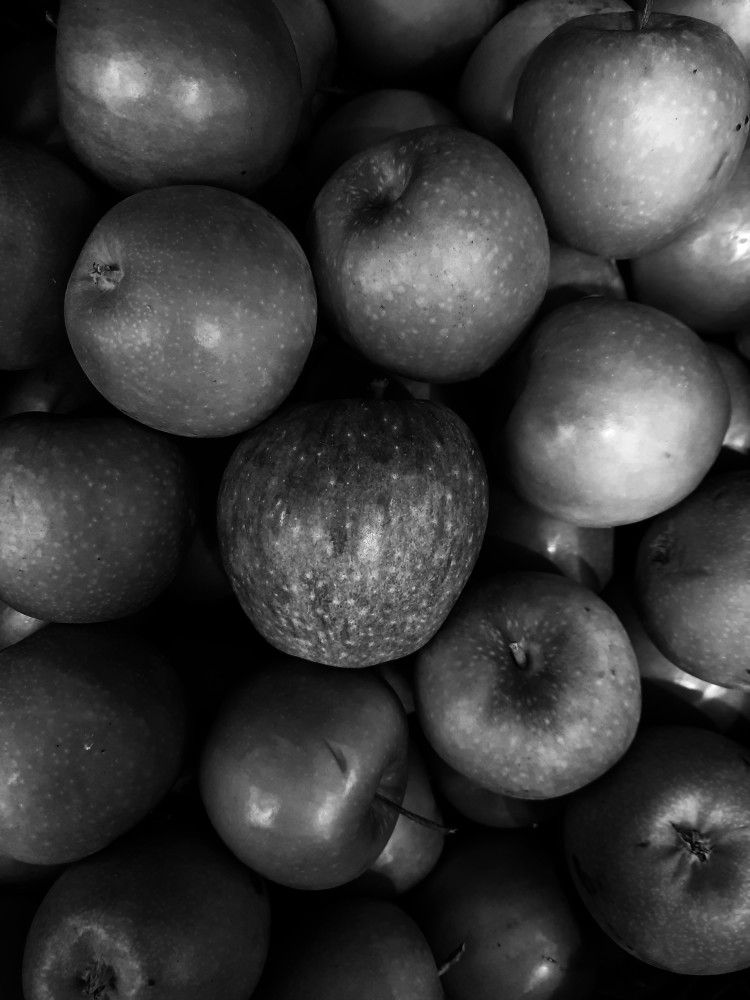
#> input picture task1/sar_1_gray.jpg, 750 x 1000 px
$ jupyter execute NoteBook.ipynb
#> lines starting #> are read from the running program, lines starting #| are printed output that depends on the picture; after the words box and inside, x2 and y2 are one past the last pixel; in counts of white or black regions, pixels touching at a corner belong together
[cell 1]
#1
import numpy as np
import cv2
import matplotlib.pyplot as plt
from skimage.metrics import structural_similarity, mean_squared_error

img = cv2.imread('sar_1_gray.jpg', cv2.IMREAD_GRAYSCALE)
#> img is the input picture: shape (1000, 750); min 0, max 255, mean 57.9
hist = cv2.calcHist([img], [0], None, [256], (0, 256))
#> hist = 256 values, max 26266 at index 1, min 11 at index 250, mean 2929.7

#гистограмма
fig, ax = plt.subplots(1, 2, figsize=(12, 4))
ax[0].imshow(img, cmap='gray'); ax[0].set_title('Исходное'); ax[0].axis('off')
ax[1].plot(hist, color='black'); ax[1].set_title('Гистограмма')
plt.show()
#> figure, not shown here; panel 2: curve peaks at x = 1, y = 26266

[cell 2]
#реализуйте алгоритм гамма коррекции с параметром гамма <1, >1.
def gamma_correction(image, gamma):
    return np.uint8(np.power(image / 255.0, gamma) * 255)

img_low  = gamma_correction(img, 0.7)   # γ < 1
img_high = gamma_correction(img, 1.8)   # γ > 1
#> call 2 of gamma_correction, with gamma = 1.8
#> in gamma_correction (call 2), `return np.uint8(np.power(image / 255.0, gamma) * 255)`:
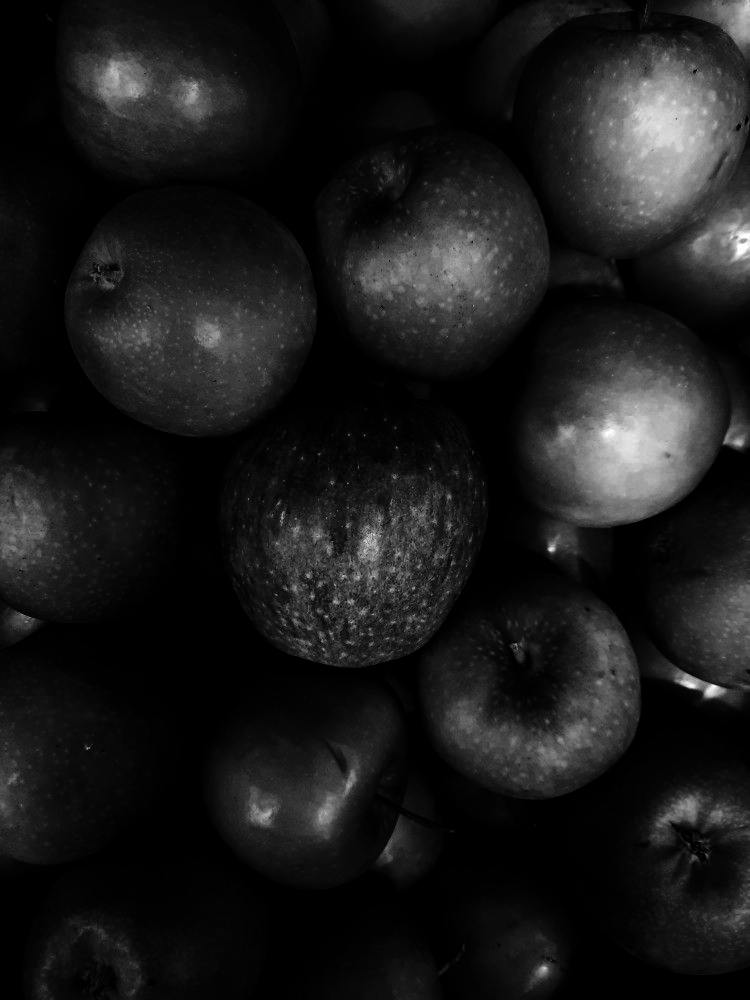
#> returned value: shape (1000, 750); min 0, max 255, mean 26.3

fig, ax = plt.subplots(1, 3, figsize=(15, 5))
ax[0].imshow(img, cmap='gray');      ax[0].set_title('Оригинал')
ax[1].imshow(img_low, cmap='gray');  ax[1].set_title('γ < 1 (0.7)')
ax[2].imshow(img_high, cmap='gray'); ax[2].set_title('γ > 1 (1.8)')
for a in ax: a.axis('off')
plt.show()
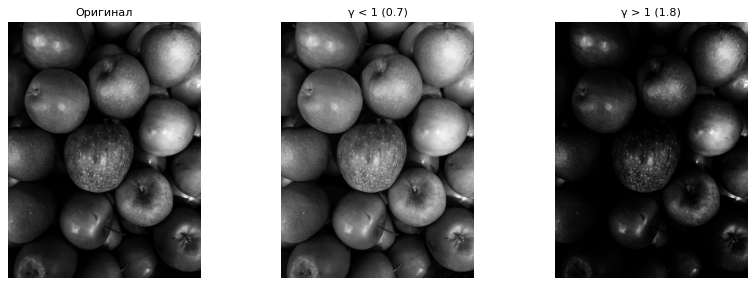
#> figure drawn by matplotlib, 3 panels

[cell 3]
#Сравните исходное изображение, скорректированное при помощи гамма-фильтра. MSE, SSIM.
for name, im in [('γ < 1', img_low), ('γ > 1', img_high)]:
    s, _ = structural_similarity(img, im, full=True)
    m = mean_squared_error(img, im)
    print(f"{name}: SSIM = {s:.3f}, MSE = {m:.3f}")
#> this loop made 2 passes
#> (name, s, m) on passes 1 to 2: ('γ < 1', 0.836, 684.1), ('γ > 1', 0.52, 1313.9)
#| γ < 1: SSIM = 0.836, MSE = 684.147
#| γ > 1: SSIM = 0.520, MSE = 1313.879

[cell 4]
#реализуйте алгоритм статистической цветокоррекции на основе статистики eq_gray.
def stat_correction(image, reference):
    mu_s, sd_s = image.mean(), image.std()
    mu_r, sd_r = reference.mean(), reference.std()
    return np.clip((image - mu_s) * (sd_r / sd_s) + mu_r, 0, 255).astype(np.uint8)

eq_gray = cv2.equalizeHist(img)
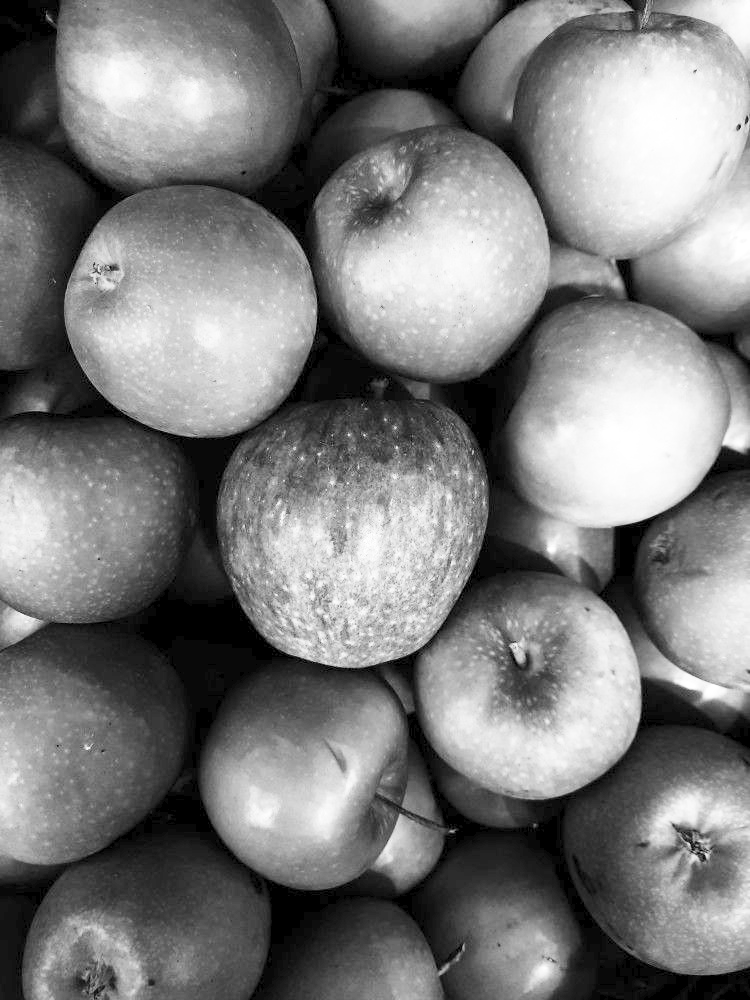
#> eq_gray: shape (1000, 750); min 0, max 255, mean 124.5
img_stat = stat_correction(img, eq_gray)
#> in stat_correction, `mu_s, sd_s = image.mean(), image.std()`: mu_s = 57.91; sd_s = 49.49
#> in stat_correction, `mu_r, sd_r = reference.mean(), reference.std()`: mu_r = 124.5; sd_r = 75.27
#> in stat_correction, `return np.clip((image - mu_s) * (sd_r / sd_s) + mu_r, 0, 255).astype(n..`:
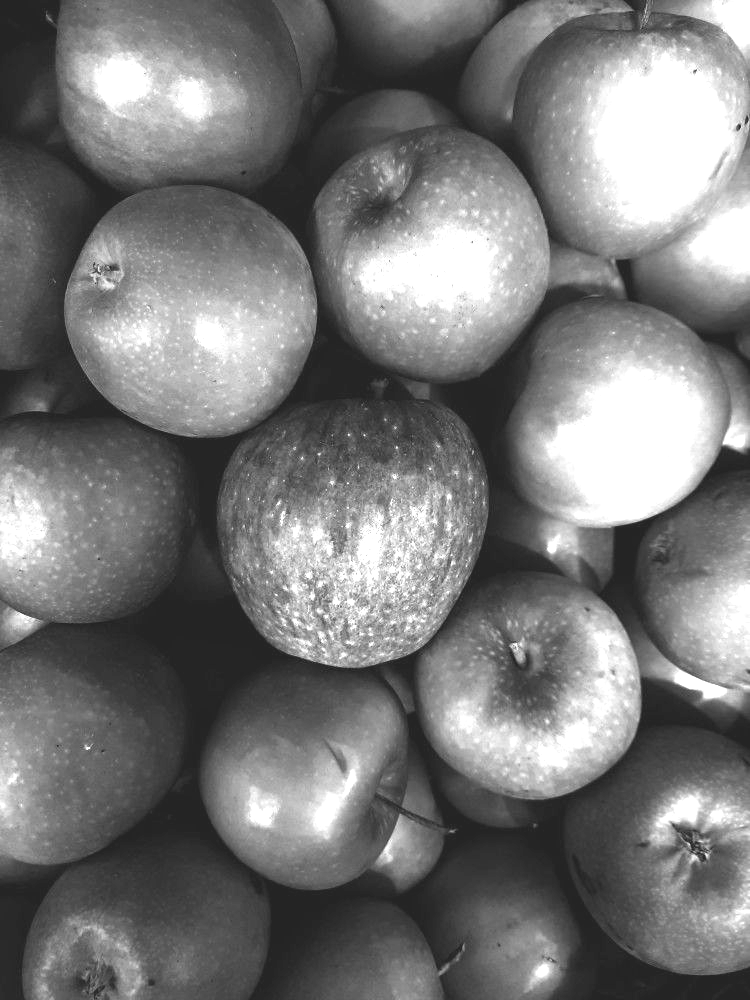
#> returned value: shape (1000, 750); min 36, max 255, mean 120.4

s, _ = structural_similarity(img, img_stat, full=True)
#> s = 0.595
m = mean_squared_error(img, img_stat)
#> m = 4327
print(f"Стат. коррекция: SSIM = {s:.3f}, MSE = {m:.3f}")
#| Стат. коррекция: SSIM = 0.595, MSE = 4327.015

fig, ax = plt.subplots(1, 3, figsize=(15, 5))
ax[0].imshow(img, cmap='gray');      ax[0].set_title('Оригинал')
ax[1].imshow(img_stat, cmap='gray'); ax[1].set_title('Стат. коррекция')
ax[2].imshow(eq_gray, cmap='gray');  ax[2].set_title('eq_gray')
for a in ax: a.axis('off')
plt.show()

[cell 5]
t = 100
modes = [(cv2.THRESH_BINARY,'BINARY'), (cv2.THRESH_BINARY_INV,'BINARY_INV'),
         (cv2.THRESH_TRUNC,'TRUNC'), (cv2.THRESH_TOZERO,'TOZERO'),
         (cv2.THRESH_TOZERO_INV,'TOZERO_INV')]

fig, axes = plt.subplots(1, 5, figsize=(20, 4))
for ax, (mode, name) in zip(axes, modes):
    _, res = cv2.threshold(img, t, 255, mode)
    ax.imshow(res, cmap='gray')
    ax.set_title(name, fontsize=10)
    ax.axis('off')
#> this loop made 5 passes
#> pass 1, `_, res = cv2.threshold(img, t, 255, mode)`:
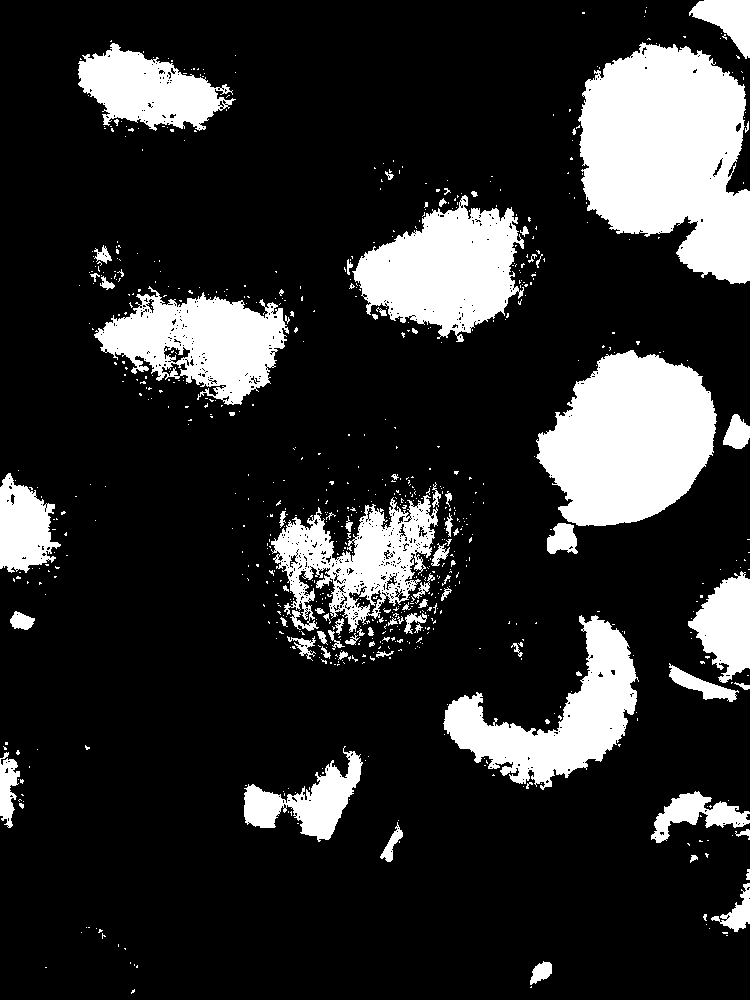
#> res: shape (1000, 750); 18.4% white; 769 white regions (688 under 20 px), largest, box (x1, y1, x2, y2) and area: (578, 42, 750, 284) 29701, (536, 350, 717, 526) 22499, (352, 195, 524, 342) 14805
plt.tight_layout(); plt.show()
#> after `plt.tight_layout()`:
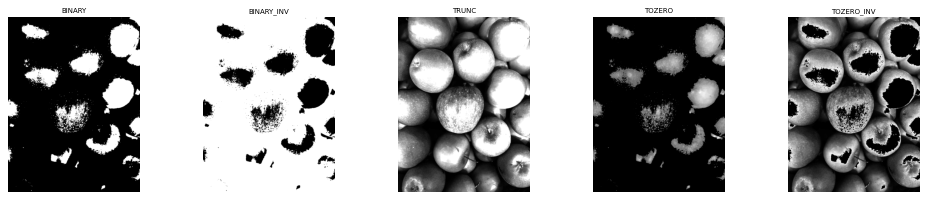
#> figure drawn by matplotlib, 5 panels

[cell 6]
otsu_val, otsu = cv2.threshold(img, 0, 255, cv2.THRESH_BINARY + cv2.THRESH_OTSU)
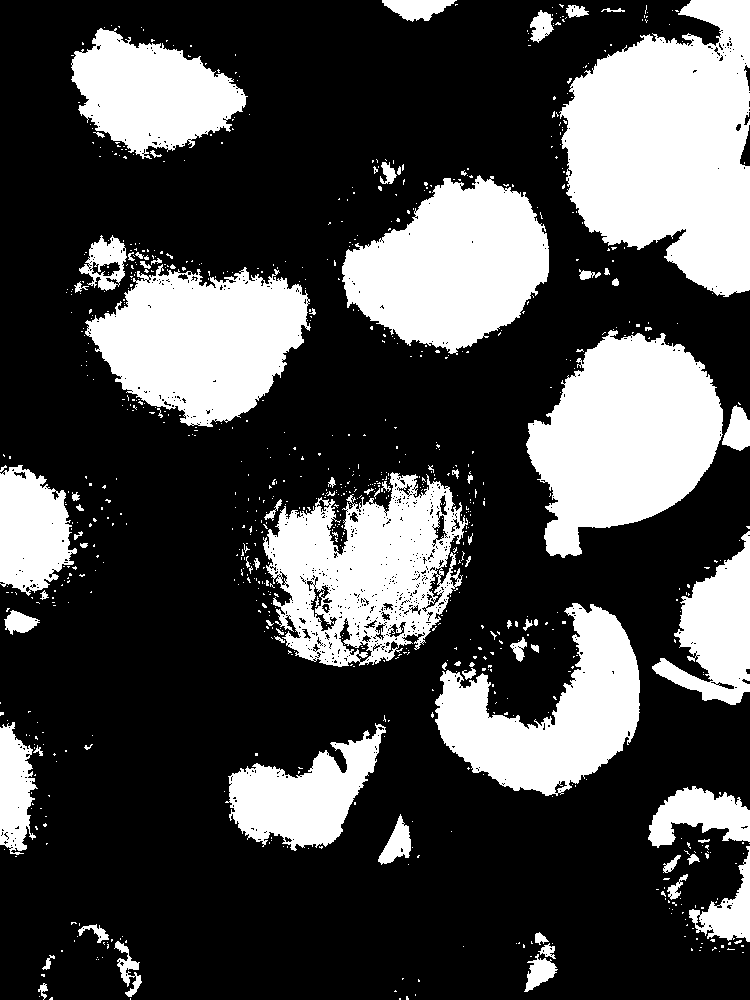
#> otsu: shape (1000, 750); 29.3% white; 880 white regions (800 under 20 px), largest, box (x1, y1, x2, y2) and area: (559, 0, 750, 297) 39531, (526, 330, 723, 558) 28583, (342, 175, 549, 355) 24178
#> otsu_val = 76
print("Otsu порог:", otsu_val)
#| Otsu порог: 76.0

plt.figure(figsize=(10, 4))
plt.subplot(1, 2, 1); plt.imshow(img, cmap='gray'); plt.title('Оригинал'); plt.axis('off')
plt.subplot(1, 2, 2); plt.imshow(otsu, cmap='gray'); plt.title(f'Otsu (t={otsu_val:.0f})'); plt.axis('off')
plt.tight_layout(); plt.show()
